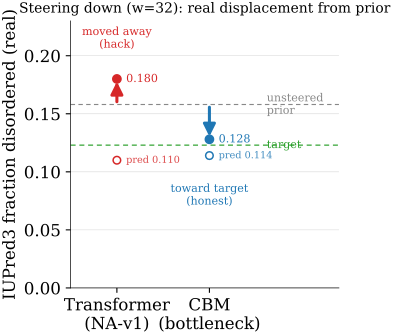

This chart was generated by the following Python code:
# P36_v2: same F17 w=32 head-to-head as v1, but framed as "which way did REALITY move?"
# Both methods steer DOWN from the same unsteered prior; arrow = real (IUPred3) displacement.
# Transformer arrow points UP (away from target = hack); CBM arrow points DOWN (toward target).
# Hollow tick = predicted final (both ~0.11 — both predictors "claim" success).
# Visualizes: F17 / E109 (transformer NA-v1) vs E110 (CBM), iupred3 down-reg, n=48 each.
# DATA: inline from content_masterarbeit.md F17.
import sys
from pathlib import Path
sys.path.insert(0, str(Path(__file__).parent.parent))
from plot_utils import figsize
import matplotlib.pyplot as plt

# (label, predicted final, real mean, colour)
methods = [
    ("Transformer\n(NA-v1)", 0.110, 0.180, "#d62728"),
    ("CBM\n(bottleneck)",    0.114, 0.128, "#1f77b4"),
]
PRIOR  = 0.158
TARGET = 0.123

fig, ax = plt.subplots(figsize=figsize(0.55, ratio=1.0))
xs = [0, 1]

ax.axhline(PRIOR,  color="#888", ls=(0, (4, 3)), lw=0.8, zorder=1)
ax.axhline(TARGET, color="#2ca02c", ls=(0, (4, 3)), lw=0.9, zorder=1)
ax.text(1.62, PRIOR,  r"unsteered" + "\n" + r"prior", color="#888", fontsize=8,
        va="center", ha="left")
ax.text(1.62, TARGET, r"target", color="#2ca02c", fontsize=8, va="center", ha="left")

for x, (name, pred, real, c) in zip(xs, methods):
    # real displacement from the prior — the arrow tells the whole story
    ax.annotate("", xy=(x, real), xytext=(x, PRIOR),
                arrowprops=dict(arrowstyle="-|>", lw=2.2, color=c, mutation_scale=18),
                zorder=3)
    ax.scatter([x], [real], color=c, s=36, zorder=4)
    ax.text(x + 0.10, real, f"{real:.3f}", color=c, fontsize=8, va="center", ha="left")
    # predicted final (what the steering optimised) — both land at ~0.11
    ax.scatter([x], [pred], facecolors="white", edgecolors=c, s=30, lw=1.1, zorder=4)
    ax.text(x + 0.10, pred, f"pred {pred:.3f}", color=c, fontsize=7, va="center",
            ha="left", alpha=0.85)

ax.text(0, 0.205, r"\textbf{moved away}" + "\n(hack)", color="#d62728", fontsize=8,
        ha="center", va="bottom")
ax.text(1, 0.090, r"\textbf{toward target}" + "\n(honest)", color="#1f77b4", fontsize=8,
        ha="center", va="top")

ax.set_xticks(xs)
ax.set_xticklabels([m[0] for m in methods])
ax.set_xlim(-0.5, 2.4)
ax.set_ylim(0.0, 0.23)
ax.set_ylabel(r"IUPred3 fraction disordered (real)")
ax.set_title(r"Steering down ($w{=}32$): real displacement from prior")
ax.spines[["top", "right"]].set_visible(False)
ax.grid(True, linewidth=0.4, alpha=0.5, zorder=0, axis="y")
fig.savefig(Path(__file__).with_suffix(".pdf"))
